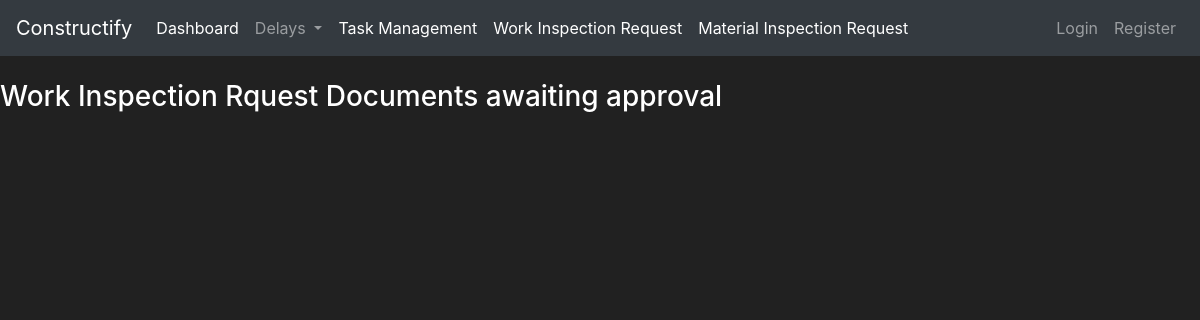
Page /MIRSubmitted/3 on the earlier database version.
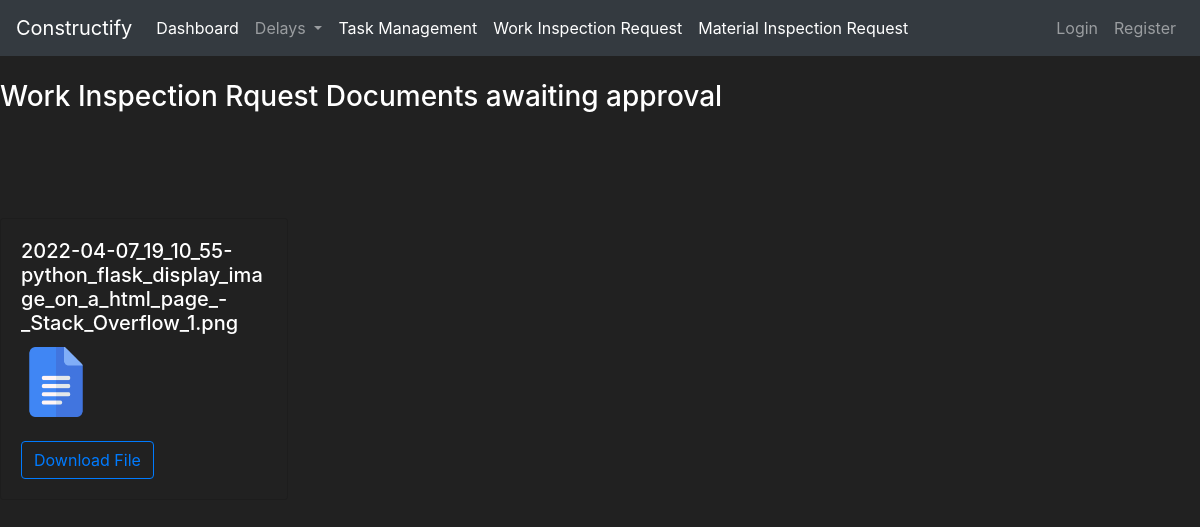
Same page on the later database version.
### construct/models.py (models this page shows)
class MIRDocument(db.Model):
    id = db.Column(db.Integer(), nullable=False, primary_key=True)
    mir_file_name = db.Column(db.String(length=30), nullable=False)
    mir_id = db.Column(db.String(length=30), nullable=False)
    status = db.Column(db.String(length=30), nullable=False)

### construct/routes.py (the view)
@app.route("/MIRSubmitted/<string:passed_id>", methods=['GET', 'POST'])
def mir_submitted_page(passed_id):
        submitted_wir= MIRDocument.query.all()
        return render_template('MIRSubmittedPage.html', fileNamelist=submitted_wir, passed_mir_id=str(passed_id))

### construct/templates/MIRSubmittedPage.html (shortened to what this page needs)
{% extends 'base.html' %}
  {% block content%}
  <h3>Work Inspection Rquest Documents awaiting approval</h3>
  <br><br>
  <br><br>
  {% for mir in fileNamelist %}
  {% if mir.mir_id == passed_mir_id %}
  <div class="card" style="width: 18rem;background-color:#212121;">
    <div class="card-body">
      <h5 class="card-title">{{mir.mir_file_name}}</h5>
      <img src="/static/icons/doc_icon.png" alt="User Image" width="70" height="70">
      <br><br>
      <a class="btn btn-outline-primary" href="{{url_for('downloadmir',mir_name=mir.mir_file_name)}}" role="button">Download File</a>
    </div>
  </div>
   {% endif %}
 {% endfor %}
  {% endblock %}

Differences in the rows shown:
added MIRDocument: mir_file_name "2022-04-07_19_10_55-python_flask_display_image_on_a_html_page_-_Stack_Overflow_1.png"
